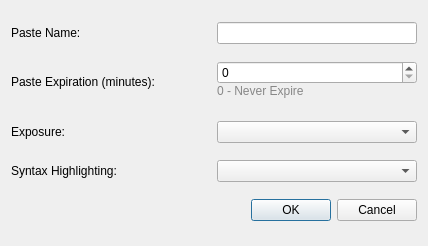
<?xml version="1.0" encoding="UTF-8"?>
<ui version="4.0">
 <class>QPastebinDialog</class>
 <widget class="QDialog" name="QPastebinDialog">
  <property name="geometry">
   <rect>
    <x>0</x>
    <y>0</y>
    <width>428</width>
    <height>246</height>
   </rect>
  </property>
  <property name="windowTitle">
   <string>Dialog</string>
  </property>
  <layout class="QVBoxLayout" name="verticalLayout_2">
   <item>
    <layout class="QHBoxLayout" name="horizontalLayout">
     <item>
      <widget class="QLabel" name="pasteNameLabel">
       <property name="text">
        <string>Paste Name:</string>
       </property>
      </widget>
     </item>
     <item>
      <widget class="QLineEdit" name="pasteNameLineEdit">
       <property name="sizePolicy">
        <sizepolicy hsizetype="Minimum" vsizetype="Fixed">
         <horstretch>0</horstretch>
         <verstretch>0</verstretch>
        </sizepolicy>
       </property>
      </widget>
     </item>
    </layout>
   </item>
   <item>
    <layout class="QHBoxLayout" name="horizontalLayout_4">
     <property name="sizeConstraint">
      <enum>QLayout::SetMinimumSize</enum>
     </property>
     <item>
      <widget class="QLabel" name="pasteExpirationLabel">
       <property name="sizePolicy">
        <sizepolicy hsizetype="Minimum" vsizetype="Minimum">
         <horstretch>0</horstretch>
         <verstretch>0</verstretch>
        </sizepolicy>
       </property>
       <property name="maximumSize">
        <size>
         <width>16777215</width>
         <height>20</height>
        </size>
       </property>
       <property name="styleSheet">
        <string notr="true"/>
       </property>
       <property name="text">
        <string>Paste Expiration (minutes):</string>
       </property>
      </widget>
     </item>
     <item>
      <layout class="QVBoxLayout" name="verticalLayout">
       <property name="spacing">
        <number>0</number>
       </property>
       <property name="sizeConstraint">
        <enum>QLayout::SetMinimumSize</enum>
       </property>
       <item>
        <widget class="QSpinBox" name="pasteExpirationSpinbox">
         <property name="suffix">
          <string/>
         </property>
         <property name="minimum">
          <number>0</number>
         </property>
        </widget>
       </item>
       <item>
        <widget class="QLabel" name="extrainfo">
         <property name="sizePolicy">
          <sizepolicy hsizetype="Minimum" vsizetype="Minimum">
           <horstretch>0</horstretch>
           <verstretch>0</verstretch>
          </sizepolicy>
         </property>
         <property name="maximumSize">
          <size>
           <width>16777215</width>
           <height>20</height>
          </size>
         </property>
         <property name="styleSheet">
          <string notr="true">color: rgb(135, 135, 135);</string>
         </property>
         <property name="text">
          <string>0 - Never Expire</string>
         </property>
         <property name="alignment">
          <set>Qt::AlignLeading|Qt::AlignLeft|Qt::AlignTop</set>
         </property>
        </widget>
       </item>
      </layout>
     </item>
    </layout>
   </item>
   <item>
    <layout class="QHBoxLayout" name="horizontalLayout_2">
     <item>
      <widget class="QLabel" name="pasteExposureLabel">
       <property name="text">
        <string>Exposure:</string>
       </property>
      </widget>
     </item>
     <item>
      <widget class="QComboBox" name="pasteExposureCombobox"/>
     </item>
    </layout>
   </item>
   <item>
    <layout class="QHBoxLayout" name="horizontalLayout_3">
     <item>
      <widget class="QLabel" name="syntaxHighlightingLabel">
       <property name="text">
        <string>Syntax Highlighting:</string>
       </property>
      </widget>
     </item>
     <item>
      <widget class="QComboBox" name="syntaxHighlightingCombobox"/>
     </item>
    </layout>
   </item>
   <item>
    <widget class="QDialogButtonBox" name="buttonBox">
     <property name="orientation">
      <enum>Qt::Horizontal</enum>
     </property>
     <property name="standardButtons">
      <set>QDialogButtonBox::Cancel|QDialogButtonBox::Ok</set>
     </property>
    </widget>
   </item>
  </layout>
 </widget>
 <resources/>
 <connections>
  <connection>
   <sender>buttonBox</sender>
   <signal>accepted()</signal>
   <receiver>QPastebinDialog</receiver>
   <slot>accept()</slot>
   <hints>
    <hint type="sourcelabel">
     <x>248</x>
     <y>254</y>
    </hint>
    <hint type="destinationlabel">
     <x>157</x>
     <y>274</y>
    </hint>
   </hints>
  </connection>
  <connection>
   <sender>buttonBox</sender>
   <signal>rejected()</signal>
   <receiver>QPastebinDialog</receiver>
   <slot>reject()</slot>
   <hints>
    <hint type="sourcelabel">
     <x>316</x>
     <y>260</y>
    </hint>
    <hint type="destinationlabel">
     <x>286</x>
     <y>274</y>
    </hint>
   </hints>
  </connection>
 </connections>
</ui>
